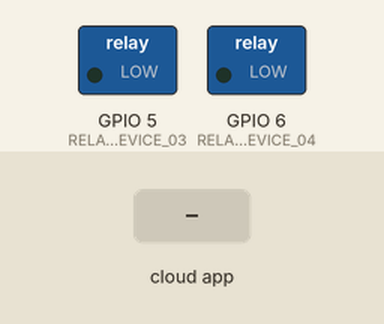
Bench run of a sketch on a simulated ESP8266 (NodeMCU). Parts: switched loads named in the sketch (green lamp = pin HIGH). The test bench sets the inputs (shaded band). WiFi joins after 1.5 s; servers stay silent unless stated; what the sketch prints to the serial monitor is not drawn.

Above: at 2.7 s.
2.8 s: the phone or cloud app sets Llum_03 to 64
At 2.95 s:
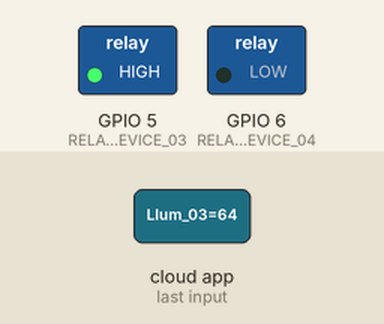
7.6 s: the phone or cloud app sets Llum_03 to 0
At 11.1 s:
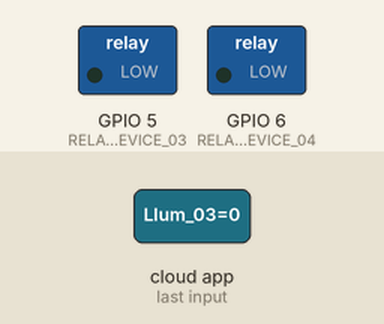
Timing chart, 0 to 11.6 s (numbered marks = the images above; inputs shaded):
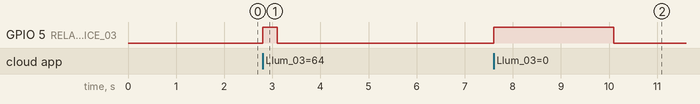

Measured:
- after the input at 2.8 s, GPIO 5 (RELAY_PIN_DEVICE_03): LOW → HIGH at once, → LOW 0.30 s later
- after the input at 7.6 s, GPIO 5 (RELAY_PIN_DEVICE_03): LOW → HIGH at once, → LOW 2.5 s later

The sketch:

Easy_Alexa.ino
```cpp
/*
 To keep in mind when using

Obviously to use this Sketch template you need to have the ESP8266 board definitions on your Arduino IDE.
It has been already reported that in order to be able to use the ESP8266 module family in combination with Alexa's
ecosystem, the board definition on the Arduino IDE has to be 2.3.Any further version will result on the sketch
not working properly.
*/

#include "Alexa.h"
#include "Configuration.h"

AlexaSetup alexa;


void setup() {

  alexa.initializeDevices();

}


void loop() {

  alexa.alexaLooping();

}
```

Alexa.cpp
```cpp
#include "Alexa.h"
#include <Espalexa.h>
#include "WF_Setup.h"

#ifdef RADIO_RADIO
  #include "Radio.h"
  RadioSetup radio;
#endif

#ifdef USES_RELAY
  #include "Relay.h"
  RelaySetup relay;
#endif

Espalexa palexa;

WFSetup wifi(WIFI_NAME, WIFI_PASSWORD);

bool isOn=false;


/**************************************************
 *
 *
 *   FUNCTION DEFFINITION SECTION
 *   comment out relay booleans if needed
 *
 *
 **************************************************/

#ifdef DEVICE_01
void device_01(uint8_t brightness);
//bool device01Relay=false;
#endif
#ifdef DEVICE_02
void device_02(uint8_t brightness);
//bool device02Relay=false;
#endif
#ifdef DEVICE_03
void device_03(uint8_t brightness);
bool device03Relay=false;
#endif
#ifdef DEVICE_04
void device_04(uint8_t brightness);
bool device04Relay=false;
#endif
#ifdef DEVICE_05
void device_05(uint8_t brightness);
//bool device05Relay=false;
#endif
#ifdef DEVICE_06
void device_06(uint8_t brightness);
//bool device06Relay=false;
#endif
#ifdef DEVICE_07
void device_07(uint8_t brightness);
//bool device07Relay=false;
#endif
#ifdef DEVICE_08
void device_08(uint8_t brightness);
//bool device08Relay=false;
#endif
#ifdef DEVICE_09
void device_09(uint8_t brightness);
//bool device09Relay=false;
#endif
#ifdef DEVICE_10
void device_10(uint8_t brightness);
//bool device10Relay=false;
#endif
#ifdef DEVICE_11
void device_11(uint8_t brightness);
//bool device11Relay=false;
#endif
#ifdef DEVICE_12
void device_12(uint8_t brightness);
//bool device12Relay=false;
#endif
#ifdef DEVICE_13
void device_13(uint8_t brightness);
//bool device13Relay=false;
#endif
#ifdef DEVICE_14
void device_14(uint8_t brightness);
//bool device14Relay=false;
#endif
#ifdef DEVICE_15
void device_15(uint8_t brightness);
//bool device15Relay=false;
#endif
#ifdef DEVICE_16
void device_16(uint8_t brightness);
//bool device16Relay=false;
#endif
#ifdef DEVICE_17
void device_17(uint8_t brightness);
//bool device17Relay=false;
#endif
#ifdef DEVICE_18
void device_18(uint8_t brightness);
//bool device18Relay=false;
#endif
#ifdef DEVICE_19
void device_19(uint8_t brightness);
//bool device18Relay=false;
#endif
#ifdef DEVICE_20
void device_20(uint8_t brightness);
//bool device20Relay=false;
#endif


AlexaSetup::AlexaSetup(){

  // no code to initialize, apparently

}


/**************************************************
 *
 *                 ADD DEVICES SECTION
 *
 *   The default state is OFF
 *
 *   You can add a third parameter as starting state
 *   It must be an integer between 0 (min) and 255 (max).
 *
 *   ex: espalexa.addDevice(DEVICE_01, device_01, 128);
 *   here the device would be at 50% unless indicated
 *   otherwise by voice command
 *
 *
 **************************************************/

void AlexaSetup::initializeDevices(){

    isOn=wifi.wifiIsOn();

    if(isOn){

    #ifdef DEVICE_01
      palexa.addDevice(DEVICE_01, device_01);
    #endif
        #ifdef DEVICE_02
      palexa.addDevice(DEVICE_02, device_02);
    #endif
        #ifdef DEVICE_03
      palexa.addDevice(DEVICE_03, device_03);
    #endif
        #ifdef DEVICE_04
      palexa.addDevice(DEVICE_04, device_04);
    #endif
        #ifdef DEVICE_05
      palexa.addDevice(DEVICE_05, device_05);
    #endif
    #ifdef DEVICE_06
      palexa.addDevice(DEVICE_06, device_06);
    #endif
        #ifdef DEVICE_07
      palexa.addDevice(DEVICE_07, device_07);
    #endif
        #ifdef DEVICE_08
      palexa.addDevice(DEVICE_08, device_08);
    #endif
        #ifdef DEVICE_09
      palexa.addDevice(DEVICE_09, device_09);
    #endif
        #ifdef DEVICE_10
      palexa.addDevice(DEVICE_10, device_10);
    #endif
    #ifdef DEVICE_11
      palexa.addDevice(DEVICE_11, device_11);
    #endif
        #ifdef DEVICE_12
      palexa.addDevice(DEVICE_12, device_12);
    #endif
        #ifdef DEVICE_13
      palexa.addDevice(DEVICE_13, device_13);
    #endif
        #ifdef DEVICE_14
      palexa.addDevice(DEVICE_14, device_14);
    #endif
        #ifdef DEVICE_15
      palexa.addDevice(DEVICE_15, device_15);
    #endif
    #ifdef DEVICE_16
      palexa.addDevice(DEVICE_16, device_16);
    #endif
        #ifdef DEVICE_17
      palexa.addDevice(DEVICE_17, device_17);
    #endif
        #ifdef DEVICE_18
      palexa.addDevice(DEVICE_18, device_18);
    #endif
        #ifdef DEVICE_19
      palexa.addDevice(DEVICE_19, device_19);
    #endif
        #ifdef DEVICE_20
      palexa.addDevice(DEVICE_20, device_20);
    #endif

      palexa.begin();

    }else {
    while (1) {

      Serial.println("Cannot connect to WiFi. Please check data and reset the ESP.");
      delay(2500);
    }
  }


  }

void AlexaSetup::alexaLooping(){

   palexa.loop();
   delay(1);


  }


/**************************************************
 *
 *
 *           ACTION SETTINGS SECTION
 *   Here you can set up the actions the different
 *   devices have to do
 *
 *
 **************************************************/

#ifdef DEVICE_01
void device_01(uint8_t brightness){

    //EXAMPLE
    if (brightness) {
      Serial.print("ON, brightness ");
      Serial.println(brightness);
      //the device is ON and/or with a certain brightness
    }
    else  {
      Serial.println("OFF");
      //the device is OFF
    }

  }
#endif


#ifdef DEVICE_02
void device_02(uint8_t brightness){

  /*  example of use of the radio emitter

       if (brightness) {
      radio.sendFrequency(4474193);  //device is ON
    }
    else  {
      radio.sendFrequency(4474196);  //device is OFF
    }

   */

  }
#endif


#ifdef DEVICE_03
void device_03(uint8_t brightness){

// example of use of a relay in push button simulator mode

      if (brightness) {

       if (device03Relay==false){
        relay.onOffRelay(RELAY_PIN_DEVICE_03, onDelay);
       device03Relay=true;
       }
    }
    else  {

      if (device03Relay){
      relay.onOffRelay(RELAY_PIN_DEVICE_03, offDelay);
      device03Relay=false;
      }
    }

  }
#endif


#ifdef DEVICE_04
void device_04(uint8_t brightness){

  // example of use of a relay in switch simulator mode

      if (brightness) {

       if (device04Relay==false){
        relay.durableRelay(RELAY_PIN_DEVICE_04, true);
       device01Relay=true;
       }
    }
    else  {

      if (device04Relay){
      relay.durableRelay(RELAY_PIN_DEVICE_04, false);
      device01Relay=false;
      }
    }


  }
#endif


#ifdef DEVICE_05
void device_05(uint8_t brightness){

  Serial.println("Device 05 has done something");

  }
#endif


#ifdef DEVICE_06
void device_06(uint8_t brightness){

  Serial.println("Device 06 has done something");

  }
#endif


#ifdef DEVICE_07
void device_07(uint8_t brightness){

  Serial.println("Device 07 has done something");

  }
#endif


#ifdef DEVICE_08
void device_08(uint8_t brightness){

  Serial.println("Device 08 has done something");

  }
#endif


#ifdef DEVICE_09
void device_09(uint8_t brightness){

  Serial.println("Device 09 has done something");

  }
#endif


#ifdef DEVICE_10
void device_10(uint8_t brightness){

  Serial.println("Device 10 has done something");

  }
#endif


#ifdef DEVICE_11
void device_11(uint8_t brightness){

  Serial.println("Device 11 has done something");

  }
#endif


#ifdef DEVICE_12
void device_12(uint8_t brightness){

  Serial.println("Device 12 has done something");

  }
#endif


#ifdef DEVICE_13
void device_13(uint8_t brightness){

  Serial.println("Device 13 has done something");

  }
#endif


#ifdef DEVICE_14
void device_14(uint8_t brightness){

  Serial.println("Device 14 has done something");

  }
#endif


#ifdef DEVICE_15
void device_15(uint8_t brightness){

  Serial.println("Device 15 has done something");

  }
#endif


#ifdef DEVICE_16
void device_16(uint8_t brightness){

  Serial.println("Device 16 has done something");

  }
#endif


#ifdef DEVICE_17
void device_17(uint8_t brightness){

  Serial.println("Device 17 has done something");

  }
#endif


#ifdef DEVICE_18
void device_18(uint8_t brightness){

  Serial.println("Device 18 has done something");

  }
#endif


#ifdef DEVICE_19
void device_19(uint8_t brightness){

  Serial.println("Device 19 has done something");

  }
#endif


#ifdef DEVICE_20
void device_20(uint8_t brightness){

  Serial.println("Device 20 has done something");

  }
#endif
```

Alexa.h
```cpp
#ifndef Alexa_h
#define Alexa_h

#include <Arduino.h>
#include "Configuration.h"


class AlexaSetup{


  public:

 AlexaSetup(); //Contructor

void alexaLooping();
void initializeDevices();


  private:


  };


#endif
```

Radio.cpp
```cpp
#include "Radio.h"

#ifdef RADIO_PIN

#include <RCSwitch.h>

RCSwitch mySwitch;

RadioSetup::RadioSetup (){

  setupSwitch();


  }

void RadioSetup::setupSwitch(){


  mySwitch.enableTransmit(RADIO_PIN);


  }


void RadioSetup::sendFrequency(unsigned int code){

  mySwitch.send(code, 24);
  Serial.println("Subroutine called upon");
  Serial.println(code);
  delay(50);


  }

#endif
```

Radio.h
```cpp
#ifndef Radio_h
#define Radio_h

#include "Configuration.h"


class RadioSetup{


  public:

  RadioSetup (); //Contructor

  void sendFrequency(unsigned int code);


  private:

  void setupSwitch();

  };

#endif
```

Relay.cpp
```cpp
#include "Relay.h"


RelaySetup::RelaySetup (){

  setupRelayPins();

  }


void RelaySetup::setupRelayPins(){

#ifdef RELAY_PIN_DEVICE_01
  pinMode (RELAY_PIN_DEVICE_01, OUTPUT);
  digitalWrite(RELAY_PIN_DEVICE_01, LOW);
#endif
#ifdef RELAY_PIN_DEVICE_02
  pinMode (RELAY_PIN_DEVICE_02, OUTPUT);
  digitalWrite(RELAY_PIN_DEVICE_02, LOW);
#endif
#ifdef RELAY_PIN_DEVICE_03
  pinMode (RELAY_PIN_DEVICE_03, OUTPUT);
  digitalWrite(RELAY_PIN_DEVICE_03, LOW);
#endif
#ifdef RELAY_PIN_DEVICE_04
  pinMode (RELAY_PIN_DEVICE_04, OUTPUT);
  digitalWrite(RELAY_PIN_DEVICE_04, LOW);
#endif
#ifdef RELAY_PIN_DEVICE_05
  pinMode (RELAY_PIN_DEVICE_05, OUTPUT);
  digitalWrite(RELAY_PIN_DEVICE_05, LOW);
#endif
#ifdef RELAY_PIN_DEVICE_06
  pinMode (RELAY_PIN_DEVICE_06, OUTPUT);
  digitalWrite(RELAY_PIN_DEVICE_06, LOW);
#endif
#ifdef RELAY_PIN_DEVICE_07
  pinMode (RELAY_PIN_DEVICE_07, OUTPUT);
  digitalWrite(RELAY_PIN_DEVICE_07, LOW);
#endif
#ifdef RELAY_PIN_DEVICE_08
  pinMode (RELAY_PIN_DEVICE_08, OUTPUT);
  digitalWrite(RELAY_PIN_DEVICE_08, LOW);
#endif
#ifdef RELAY_PIN_DEVICE_09
  pinMode (RELAY_PIN_DEVICE_09, OUTPUT);
  digitalWrite(RELAY_PIN_DEVICE_09, LOW);
#endif
#ifdef RELAY_PIN_DEVICE_10
  pinMode (RELAY_PIN_DEVICE_10, OUTPUT);
  digitalWrite(RELAY_PIN_DEVICE_10, LOW);
#endif
#ifdef RELAY_PIN_DEVICE_11
  pinMode (RELAY_PIN_DEVICE_11, OUTPUT);
  digitalWrite(RELAY_PIN_DEVICE_11, LOW);
#endif
#ifdef RELAY_PIN_DEVICE_12
  pinMode (RELAY_PIN_DEVICE_12, OUTPUT);
  digitalWrite(RELAY_PIN_DEVICE_12, LOW);
#endif
#ifdef RELAY_PIN_DEVICE_13
  pinMode (RELAY_PIN_DEVICE_13, OUTPUT);
  digitalWrite(RELAY_PIN_DEVICE_13, LOW);
#endif
#ifdef RELAY_PIN_DEVICE_14
  pinMode (RELAY_PIN_DEVICE_14, OUTPUT);
  digitalWrite(RELAY_PIN_DEVICE_14, LOW);
#endif
#ifdef RELAY_PIN_DEVICE_15
  pinMode (RELAY_PIN_DEVICE_15, OUTPUT);
  digitalWrite(RELAY_PIN_DEVICE_15, LOW);
#endif
#ifdef RELAY_PIN_DEVICE_16
  pinMode (RELAY_PIN_DEVICE_16, OUTPUT);
  digitalWrite(RELAY_PIN_DEVICE_16, LOW);
#endif
#ifdef RELAY_PIN_DEVICE_17
  pinMode (RELAY_PIN_DEVICE_17, OUTPUT);
  digitalWrite(RELAY_PIN_DEVICE_17, LOW);
#endif
#ifdef RELAY_PIN_DEVICE_18
  pinMode (RELAY_PIN_DEVICE_18, OUTPUT);
  digitalWrite(RELAY_PIN_DEVICE_18, LOW);
#endif
#ifdef RELAY_PIN_DEVICE_19
  pinMode (RELAY_PIN_DEVICE_19, OUTPUT);
  digitalWrite(RELAY_PIN_DEVICE_19, LOW);
#endif
#ifdef RELAY_PIN_DEVICE_20
  pinMode (RELAY_PIN_DEVICE_20, OUTPUT);
  digitalWrite(RELAY_PIN_DEVICE_20, LOW);
#endif

  }


void RelaySetup::onOffRelay(unsigned int relayPin, unsigned int delayTime){


  digitalWrite(relayPin, HIGH);
  delay(delayTime);
  digitalWrite(relayPin, LOW);
  delay(50);
  Serial.println("Relay switched");


  }

  void RelaySetup::durableRelay(unsigned int relayPin, bool highOrLow){

    if (highOrLow==true){
      digitalWrite(relayPin, HIGH);
    }else{
      digitalWrite(relayPin, LOW);
    }
    }
```

Relay.h
```cpp
#ifndef Relay_h
#define Relay_h

#include "Configuration.h"
#include <Arduino.h>

class RelaySetup{


  public:

  RelaySetup (); //Contructor

  void onOffRelay(unsigned int relayPin, unsigned int delayTime); //simulates a push button: on for a delay of time and then off

  void durableRelay(unsigned int relayPin, bool highOrLow); //simulates a switch: on until turned off

  private:

  void setupRelayPins();

  };


#endif
```

WF_Setup.cpp
```cpp
#include "WF_Setup.h"

WFSetup::WFSetup(const char* ssid, const char* password){

  _ssid=ssid;
  _password=password;

  setupSerial();


}


bool WFSetup::wifiIsOn(){

bool state = true;
  int i = 0;

  WiFi.mode(WIFI_STA);
  WiFi.begin(_ssid, _password);
  Serial.println("");
  Serial.println("Connecting to WiFi");

  // Wait for connection
  Serial.print("Connecting...");
  while (WiFi.status() != WL_CONNECTED) {
    delay(500);
    Serial.print(".");
    if (i > 20){
      state = false; break;
    }
    i++;
  }
  Serial.println("");
  if (state){
    Serial.print("Connected to ");
    Serial.println(_ssid);
    Serial.print("IP address: ");
    Serial.println(WiFi.localIP());
  }
  else {
    Serial.println("Connection failed.");
  }
  return state;

  }


 void WFSetup::setupSerial(){

    Serial.begin(115200);

    }
```

WF_Setup.h
```cpp
#ifndef WF_Setup_h
#define WF_Setup_h

#include <Arduino.h>

#ifdef ARDUINO_ARCH_ESP32
#include <WiFi.h>
#else
#include <ESP8266WiFi.h>
#endif


class WFSetup{


  public:

   WFSetup (const char* ssid, const char* password); //Contructor

   bool wifiIsOn();


  private:

  void setupSerial();

  const char* _ssid;
  const char* _password;

  };

#endif
```

Configuration.h
```cpp
/*
 * CONFIGURATION FILE
 *
 * Here you can setup your WiFi Credentials and the devices you want to use.
 * Just uncomment the amount of devices you need and name them.
 *
 * Edit the ACTION SETTINGS SECTION on the Alexa.cpp file to set up the action each device has to do.
 *
 * Edit the ADD DEVICES SECTION on the Alexa.cpp file to define a starting value for the a given device
 *
 */

#define WIFI_NAME "WiFi Name"
#define WIFI_PASSWORD "WiFi Password"


// Setup Radio Emitter output pin. Useful for radio controlled plugs (433 MHz)
// set USES_RADIO to true if you want to use the radio emmiter
// watch out for the pin output of your ESP module
// see example of use on the callback funtion of DEVICE_02 on Alexa.cpp

#define USES_RADIO true

#ifdef USES_RADIO
#define RADIO_PIN 2
#endif


// Setup Relay output pin and delays for push button simulator.
// set USES_RELAY to true if you want to use relays
// watch out for the pin output of your ESP module
// see examples of use on the callback funtion of DEVICE_03 (push button) and DEVICE_04 (switch) on Alexa.cpp

#define USES_RELAY true

#ifdef USES_RELAY
#define RELAY_PIN_DEVICE_03 5
#define RELAY_PIN_DEVICE_04 6

//adjust accordingly
#define onDelay 300
#define offDelay 2500

#endif


//Alexa devices Configuration settings

#define DEVICE_01 "Llum_01"
#define DEVICE_02 "Llum_02"
#define DEVICE_03 "Llum_03"
//#define DEVICE_04 "Llum_04"
//#define DEVICE_05 "Llum_05"
//#define DEVICE_06 "Llum_06"
//#define DEVICE_07 "Llum_07"
//#define DEVICE_08 "Llum_08"
//#define DEVICE_09 "Llum_09"
//#define DEVICE_10 "Llum_10"
//#define DEVICE_11 "Llum_11"
//#define DEVICE_12 "Llum_12"
//#define DEVICE_13 "Llum_13"
//#define DEVICE_14 "Llum_14"
//#define DEVICE_15 "Llum_15"
//#define DEVICE_16 "Llum_16"
//#define DEVICE_17 "Llum_17"
//#define DEVICE_18 "Llum_18"
//#define DEVICE_19 "Llum_19"
//#define DEVICE_20 "Llum_20"
```
